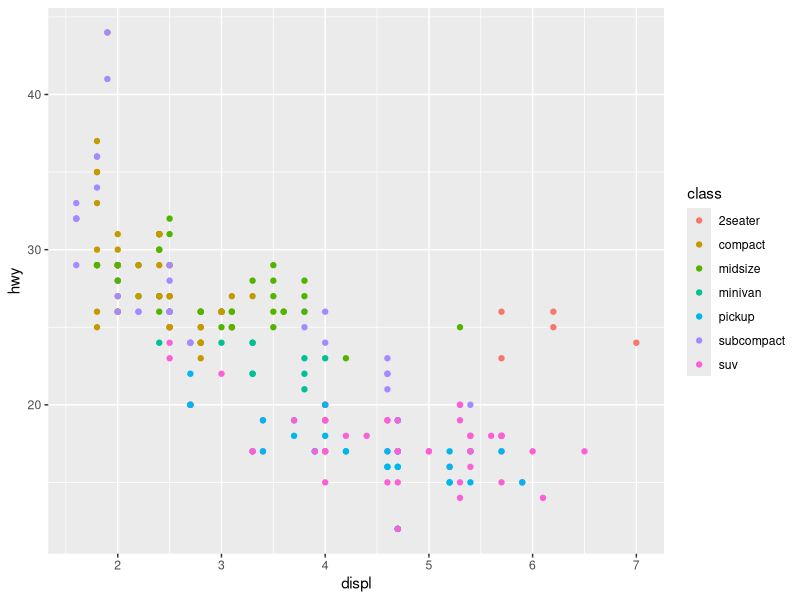
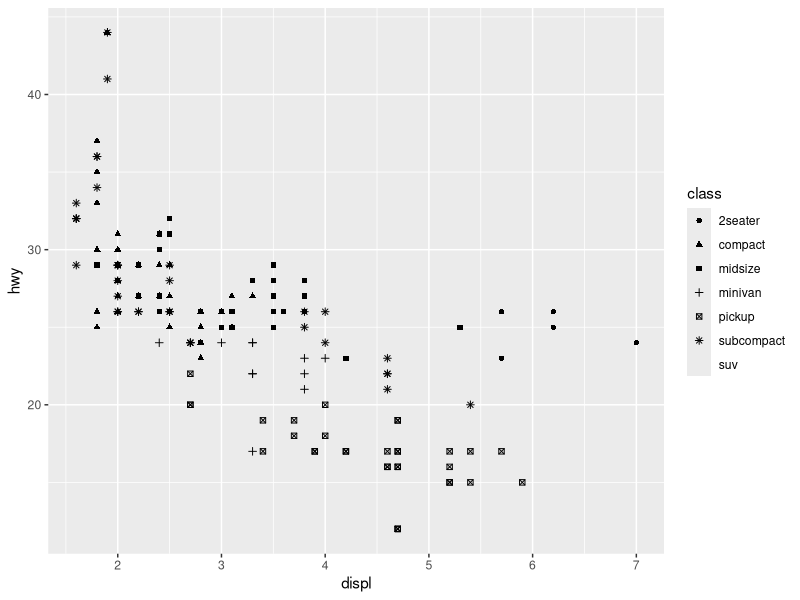
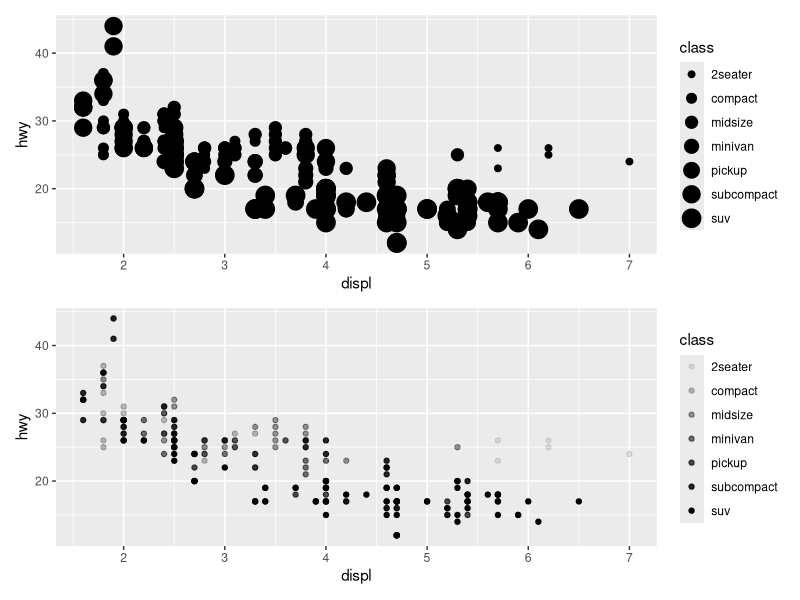
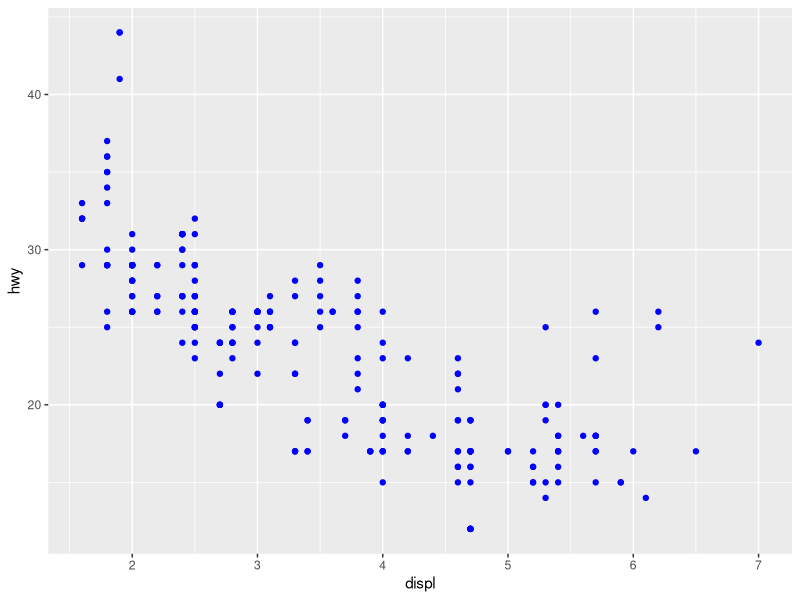
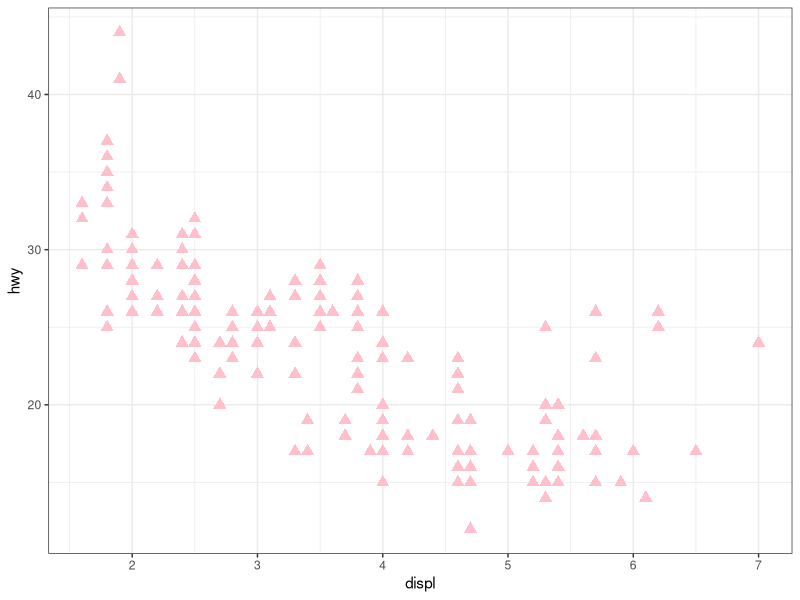
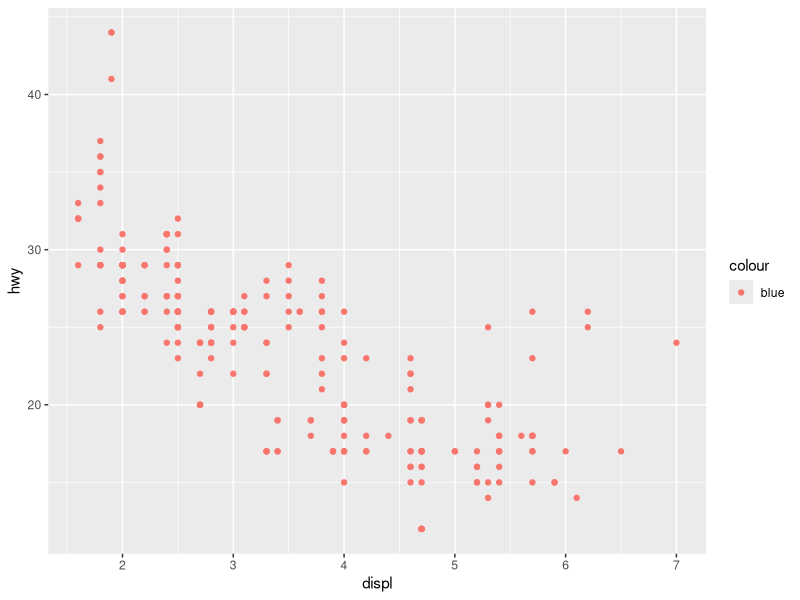
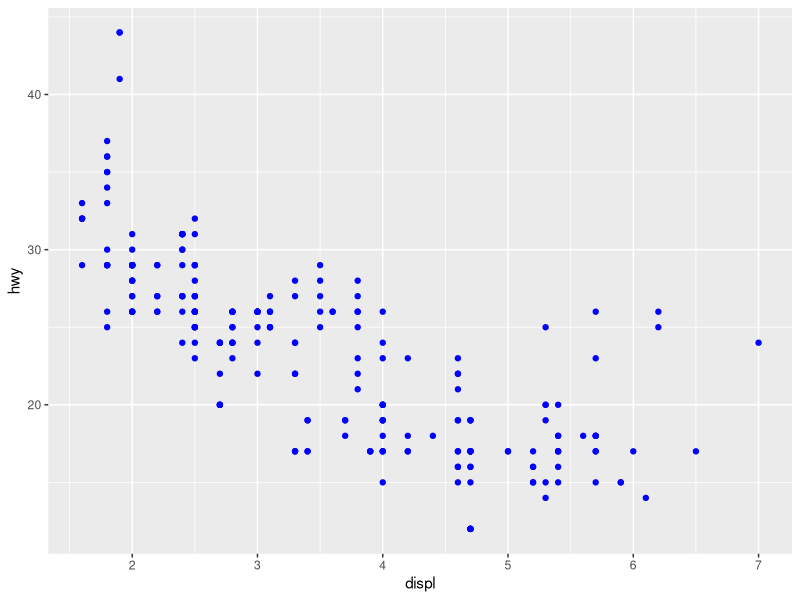
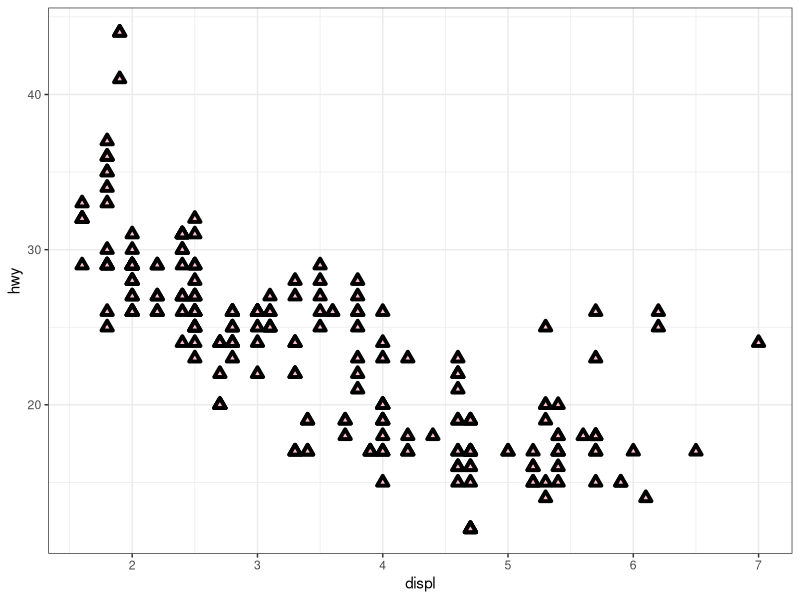

Write the R code that produced these figures, in order. (Note: this script raises an error after producing the figures.)
## ---- chunk 1
knitr::opts_chunk$set(echo = TRUE)
library(tidyverse)
library(patchwork)
## ---- chunk 2
mpg |> 
  ggplot(aes(x = displ, y = hwy, color = class)) +
  geom_point()
## ---- chunk 3
mpg |> 
  ggplot(aes(x = displ, y = hwy, shape = class)) +
  geom_point()
## ---- chunk 4
plt_up <- mpg |> 
  ggplot(aes(x = displ, y = hwy, size = class)) +
  geom_point()

plt_down <- mpg |> 
  ggplot(aes(x = displ, y = hwy, alpha = class)) +
  geom_point()

plt_up / plt_down
## ---- chunk 5
mpg |> 
  ggplot(aes(x = displ, y = hwy)) +
  geom_point(color = "blue")
## ---- chunk 6
mpg |> 
  ggplot(aes(x = displ, y = hwy)) +
  geom_point(shape = 17, color = "pink", size = 3) +
  theme_bw()
## ---- chunk 7
ggplot(mpg) + 
  geom_point(aes(x = displ, y = hwy, color = "blue"))
## ---- chunk 8
ggplot(mpg) + 
  geom_point(aes(x = displ, y = hwy), color = "blue")
## ---- chunk 9
mpg |> 
  ggplot(aes(x = displ, y = hwy)) +
  geom_point(shape = 24, fill = "pink", stroke = 2) +
  theme_bw()
## ---- chunk 10
mpg |> 
  ggplot(aes(x = displ, y = hwy, color = displ < 5)) +
  geom_point() +
  theme_bw()
## ---- chunk 11
mpg |> 
  ggplot(aes(x = displ, y = hwy, color = drv, linetype = drv)) +
  geom_point() + 
  geom_smooth()
## ---- chunk 12
mpg |> 
  ggplot(aes(x = displ, y = hwy)) +
  geom_smooth(aes(group = drv))
## ---- chunk 13
mpg |> 
  ggplot(aes(x = displ, y = hwy)) +
  geom_point(aes(color = class)) +
  geom_smooth()
## ---- chunk 14
mpg |> 
  ggplot(aes(x = displ, y = hwy)) +
  geom_point() +
  # 赤い丸をプロットする
  geom_point(
    data = mpg |> filter(class == "2seater"),
    color = "red"
  ) +
  # 赤い丸の外周に〇を足すプロット
  geom_point(
    data = mpg |> filter(class == "2seater"),
    shape = "circle open", size = 3, color = "red"
  )
## ---- chunk 15
#install.packages("ggridges")

library(ggridges)

mpg |> 
  ggplot(aes(x = hwy, y = drv, fill = drv, color = drv)) +
  geom_density_ridges(alpha = 0.5, show.legend = FALSE)
## ---- chunk 16
x <- matrix(c(120, 118, 123, 120, 121, 119, 118, 121, 120, 120,
              121, 135, 145, 158, 173, 184, 198, 214, 209, 212,
              121, 130, 141, 148, 157, 168, 177, 189, 201, 210,
              119, 120, 120, 123, 125, 127, 141, 163, 180, 224,
              120, 128, 137, 144, 153, 163, 171, 179, 187, 199), ncol = 5)

colnames(x) <- c("A", "B", "C", "D", "E")

treat_log <- data.frame(x)|>
  mutate(
    day = 1:10
  ) |> 
  pivot_longer(
    cols = c("A", "B", "C", "D", "E"),
    names_to = "treat",
    values_to = "weight"
  )

treat_log |> 
  ggplot(aes(x = day, y = weight, color = treat)) +
  geom_line()
## ---- chunk 17
ggplot(mpg, aes(x = displ, y = hwy)) +
  geom_smooth(aes(color = drv))
## ---- chunk 18
mpg |> 
  ggplot(aes(x = displ, y = hwy)) +
  geom_point(aes(color = class)) +
  geom_smooth(se=TRUE, level = 0.95)
## ---- chunk 19
mpg |> 
  ggplot(aes(x = displ, y = hwy)) +
  geom_point() + 
  geom_smooth(se=FALSE)
## ---- chunk 20
mpg |> 
  ggplot(aes(x = displ, y = hwy)) +
  geom_point() +
  geom_smooth(aes(group = drv), se = FALSE)
## ---- chunk 21

mpg |> 
  ggplot(aes(x = displ, y = hwy, color = drv)) +
  geom_point()+
  geom_smooth(se = FALSE)
## ---- chunk 22

mpg |> 
  ggplot(aes(x = displ, y = hwy)) +
  geom_point(aes(color = drv)) + 
  geom_smooth(se = FALSE)
## ---- chunk 23

mpg |> 
  ggplot(aes(x = displ, y = hwy)) +
  geom_point(aes(color = drv)) +
  geom_smooth(aes(linetype = drv), se = FALSE)
## ---- chunk 24
# 大きめ白丸をプロットしてから一回り小さい色付きのプロットをする
mpg |> 
  ggplot(aes(x = displ, y = hwy, color = drv)) +
  geom_point(size = 4, color = "white") +
  geom_point()

## ---- chunk 25
mpg |> 
  ggplot(aes(x = displ, y = hwy)) +
  geom_point() +
  facet_wrap(~cyl)
## ---- chunk 26
mpg |> 
  ggplot(aes(x = displ, y = hwy)) +
  geom_point() +
  facet_grid(drv ~ cyl)#行方向がdrv, 列がcylでfacetを行う。
## ---- chunk 27
mpg |> 
  ggplot(aes(x = displ, y = hwy)) +
  geom_point() +
  facet_grid(drv ~ cyl, scales = "free") #free_x, free_yも可能。
## ---- chunk 28
iris |> 
  ggplot(aes(x = Sepal.Length, y = Sepal.Width)) +
  geom_point() +
  facet_wrap(~Petal.Width)
## ---- chunk 29
mpg |> 
  ggplot() +
  geom_point(aes(x = drv, y = cyl))
## ---- chunk 30
ggplot(mpg) + 
  geom_point(aes(x = displ, y = hwy)) +
  facet_grid(drv ~ .)

ggplot(mpg) + 
  geom_point(aes(x = displ, y = hwy)) +
  facet_grid(. ~ cyl)
## ---- chunk 31
ggplot(mpg) + 
  geom_point(aes(x = displ, y = hwy)) + 
  facet_wrap(~ class, shrink = TRUE)
## ---- chunk 32
#?facet_wrap
## ---- chunk 33
ggplot(mpg, aes(x = displ)) + 
  geom_histogram() + 
  facet_grid(drv ~ .)

ggplot(mpg, aes(y = displ)) + 
  geom_histogram() +
  facet_grid(. ~ drv)
## ---- chunk 34
ggplot(mpg) + 
  geom_point(aes(x = displ, y = hwy)) +
  facet_grid(drv ~ .)

## ---- chunk 35
mpg |> 
  ggplot() +
  geom_point(aes(x = displ, y = hwy)) +
  facet_wrap(~ drv, ncol = 1, strip.position = "right")

## ---- chunk 36
diamonds |> 
  ggplot(aes(x = cut)) +
  geom_bar()
## ---- chunk 37
diamonds |> 
  ggplot(aes(x = cut, y = after_stat(prop), group = 1)) +
  geom_bar()
## ---- chunk 38
ggplot(diamonds) +
  stat_summary(
    aes(x = cut, y = depth),
    fun.min = min,
    fun.max = max,
    fun = median
  )
## ---- chunk 39
ggplot(diamonds, aes(x = cut, y = depth)) +
  geom_pointrange(stat = "summary", fun = "median", fun.max = "max", fun.min = "min")

## ---- chunk 40
mean_city <- mpg |> 
  group_by(class) |> 
  summarise(cty_m = mean(cty))

mean_city |> 
  ggplot(aes(x = class, y = cty_m)) +
  geom_bar(stat = "identity")

mean_city |> 
  ggplot(aes(x = class, y = cty_m)) +
  geom_col()
## ---- chunk 41
# after_statの例
ggplot(data = iris, aes(x = Sepal.Length, y = Sepal.Width)) +
  geom_point() +
  stat_smooth(geom = "ribbon", aes(ymin = after_stat(ymin),
                                   ymax = after_stat(ymax)), alpha = 0.2)

# methodの引数
ggplot(data = iris, aes(x = Sepal.Length, y = Sepal.Width)) +
  geom_point() +
  stat_smooth(method = "loess", formula = y ~ x)

ggplot(data = iris, aes(x = Sepal.Length, y = Sepal.Width)) +
  geom_point() +
  stat_smooth(method = "lm", formula = y ~ x)


## ---- chunk 42
ggplot(diamonds, aes(x = cut, y = after_stat(count/sum(count)))) + 
  geom_bar()


ggplot(diamonds, aes(x = cut, fill = color, y = after_stat(count/sum(count)))) + 
  geom_bar()

## ---- chunk 43
p <- ggplot(diamonds, aes(x = cut)) + 
  stat_count()
ggplot_build(p)

# layer_data(p)でも出せる。
## ---- chunk 44
# 色を上書きしてしまうので意味ない
mpg |> 
  ggplot(aes(x = drv, fill = class)) +
  geom_bar(position = "identity")

# alphaを設定する
mpg |> 
  ggplot(aes(x = drv, fill = class)) +
  geom_bar(alpha = 1/5, position = "identity")

# colorの引数が上手くいかない
mpg |> 
  ggplot(aes(x = drv, color = class)) +
  geom_bar(position = "identity")

# fillをNAにする
mpg |> 
  ggplot(aes(x = drv, color = class)) +
  geom_bar(fill = NA, position = "identity")
## ---- chunk 45
mpg |> 
  ggplot(aes(x = drv, fill = class)) +
  geom_bar(position = "fill")
## ---- chunk 46
mpg |> 
  ggplot(aes(x = drv, fill = class)) +
  geom_bar(position = "dodge")
## ---- chunk 47
mpg |> 
  ggplot(aes(x = displ, y = hwy)) +
  geom_jitter()
## ---- chunk 48
ggplot(mpg, aes(x = cty, y = hwy)) + 
  geom_point()
## ---- chunk 49
ggplot(mpg, aes(x = cty, y = hwy)) + 
  geom_jitter()
## ---- chunk 50
ggplot(mpg, aes(x = displ, y = hwy)) +
  geom_point()
ggplot(mpg, aes(x = displ, y = hwy)) +
  geom_point(position = "identity")
## ---- chunk 51
ggplot(mpg, aes(cty, hwy)) +
 geom_point()
## ---- chunk 52
ggplot(mpg, aes(cty, hwy)) +
 geom_count()
## ---- chunk 53
mpg |> 
  ggplot(aes(x = class, y = hwy, fill = drv)) +
  geom_boxplot(position = "dodge2")
## ---- chunk 54
mpg |> 
  ggplot(aes(x = class, y = hwy, fill = drv)) +
  geom_boxplot(position = "dodge")
## ---- chunk 55
nz <- map_data("nz")

ggplot(nz, aes(x = long, y = lat, group = group)) + 
  geom_polygon(fill = "white", color = "black")+
  coord_quickmap()
## ---- chunk 56
bar <- ggplot(data = diamonds) +
  geom_bar(
    mapping = aes(x = clarity, fill = clarity),
    show.legend = FALSE,
    width = 1
  ) +
  theme(aspect.ratio = 1)

bar + coord_flip()
bar + coord_polar()
## ---- chunk 57
diamonds |> 
  ggplot(aes(x = "", fill = cut)) +
  geom_bar() 
## ---- chunk 58
diamonds |> 
  ggplot(aes(x = "", fill = cut)) +
  geom_bar()  +
  coord_polar("y", start = 0)

## ---- chunk 59
diamonds |> 
  ggplot(aes(x = "", y = after_stat(count/sum(count)), fill = cut)) + 
  geom_bar() +
  coord_polar("y", start = 0)

## ---- chunk 60
nz <- map_data("nz")

ggplot(nz, aes(x = long, y = lat, group = group)) + 
  geom_polygon(fill = "white", color = "black")+
  coord_map()
## ---- chunk 61
ggplot(data = mpg, mapping = aes(x = cty, y = hwy)) +
  geom_point() + 
  geom_abline() +
  coord_fixed()

